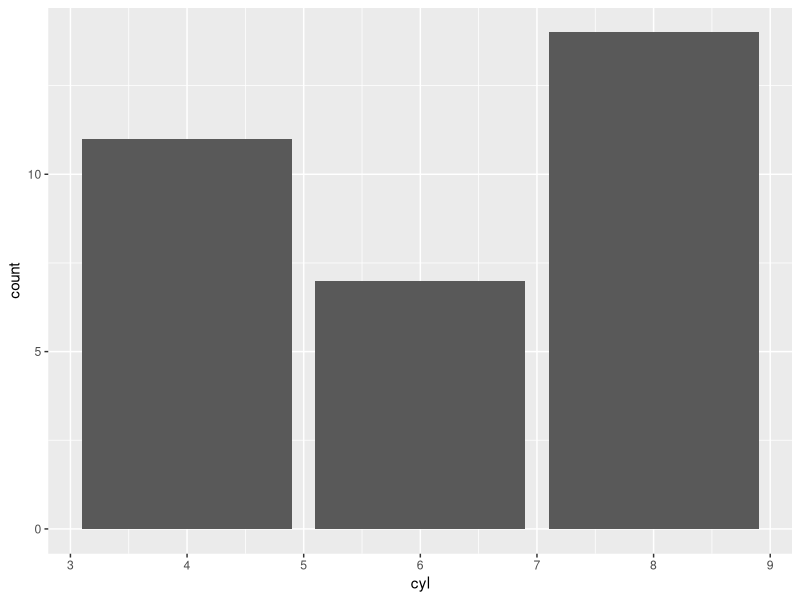
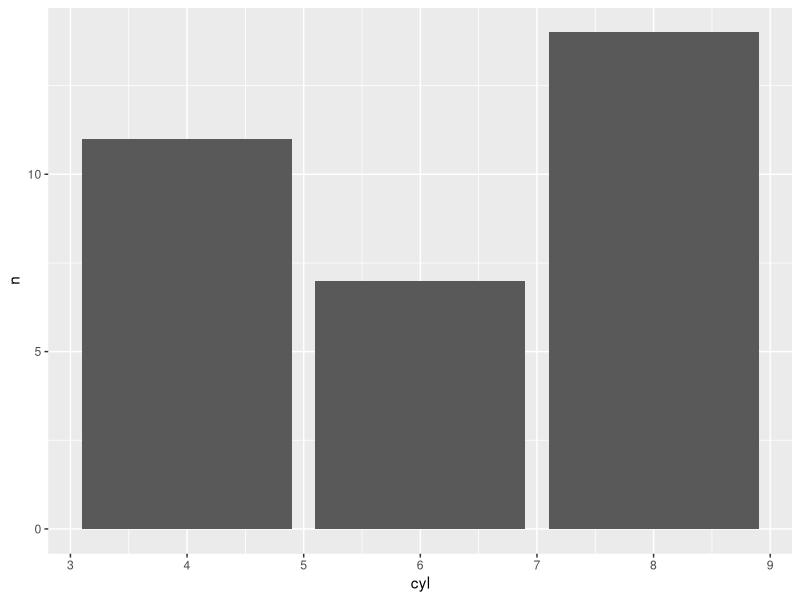

The R source for these figures, in order:
## ---- chunk 1
library(tidyverse)
## ---- chunk 2
data("mtcars")
head(mtcars, n = 10)
## ---- chunk 3
library(ggplot2)

mtcars %>% ggplot() +
  geom_bar(aes(x = cyl))
## ---- chunk 4
mtcars %>% 
  group_by(cyl) %>%
  summarize(n = n()) %>%
  ggplot() +
  geom_col(aes(x = cyl, y = n))
## ---- chunk 5
library(dplyr)

filter(mtcars, cyl == 6)
## ---- chunk 6
mutate(mtcars, new_col = mpg * cyl)
## ---- chunk 7
mutate(mtcars, new_col = "Overwrite")
## ---- chunk 8
mtcars %>%
  group_by(cyl) %>%
  summarize(avg_mpg = mean(mpg))
## ---- chunk 9
library(lubridate)

typeof("2023-03-06")
ymd("2023-03-06") %>% typeof()
month(ymd("2023-03-06"))
